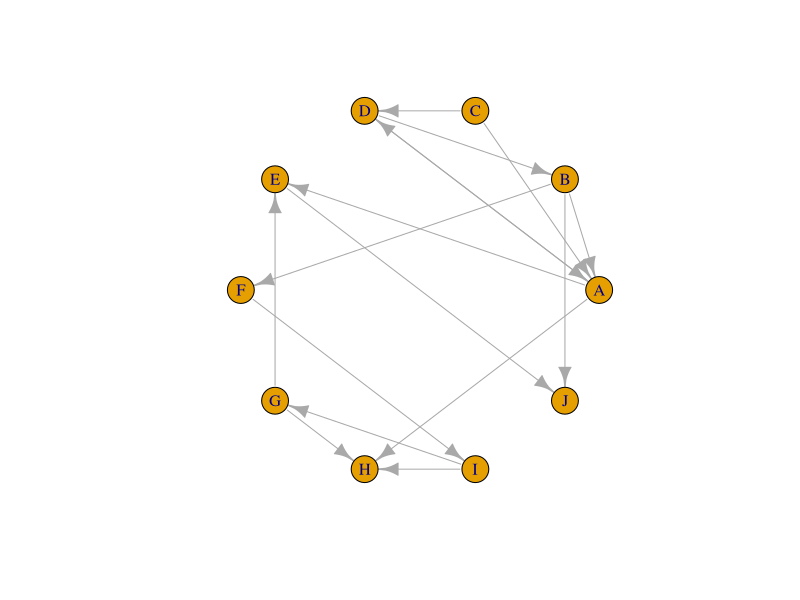
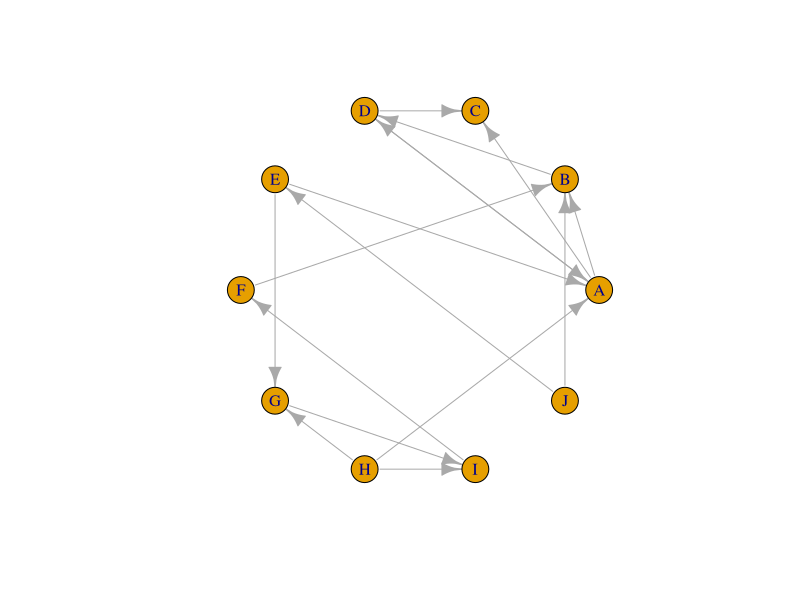
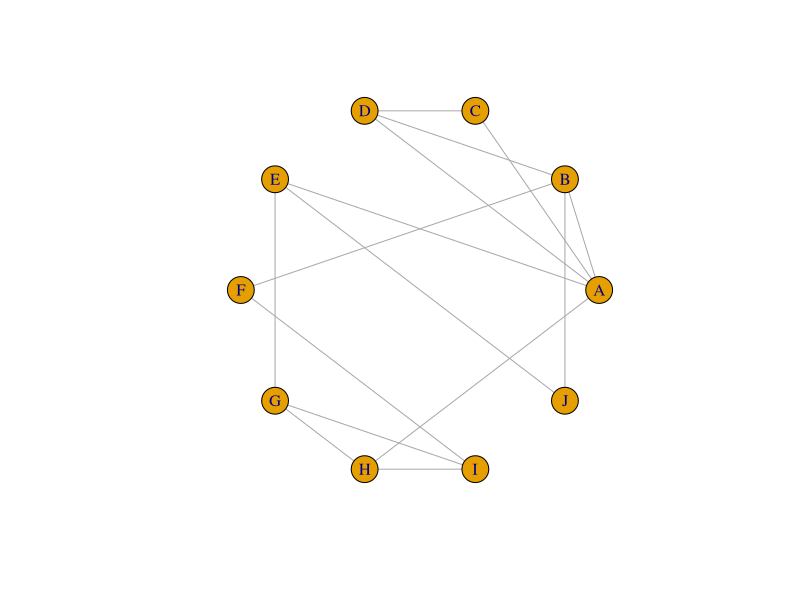
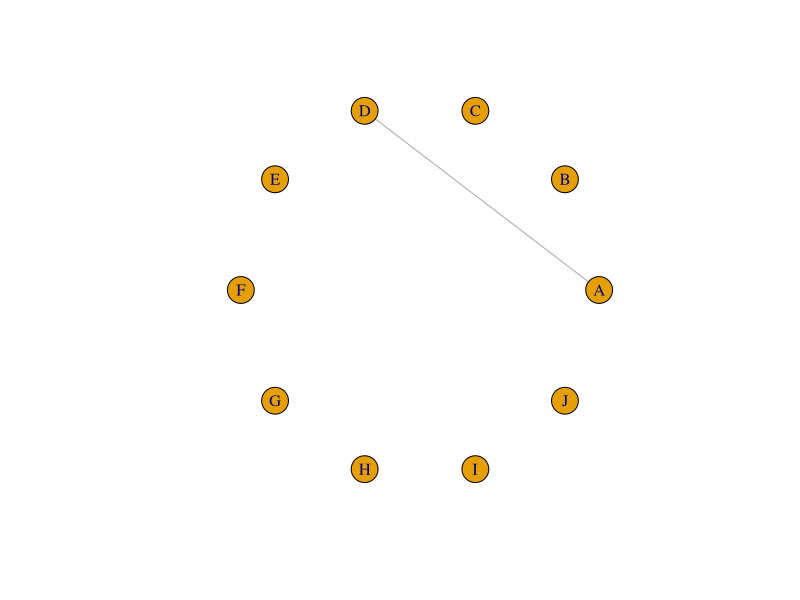
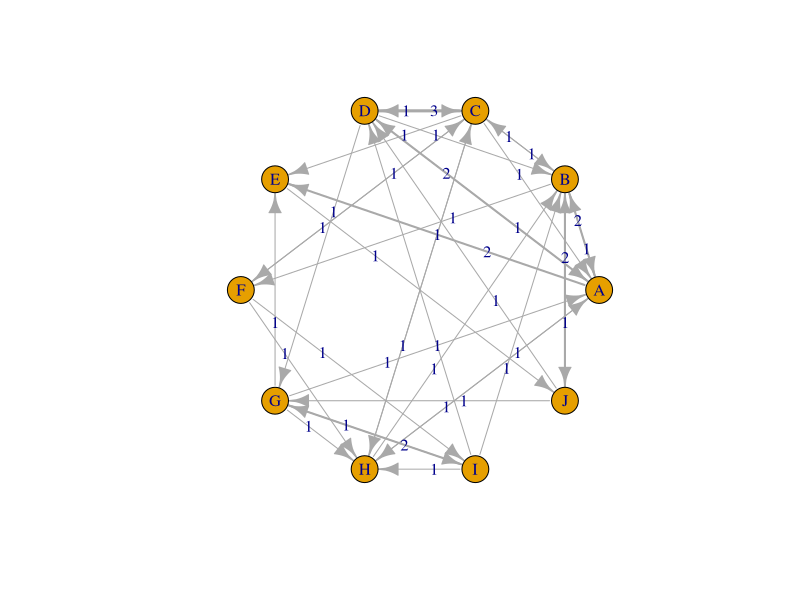
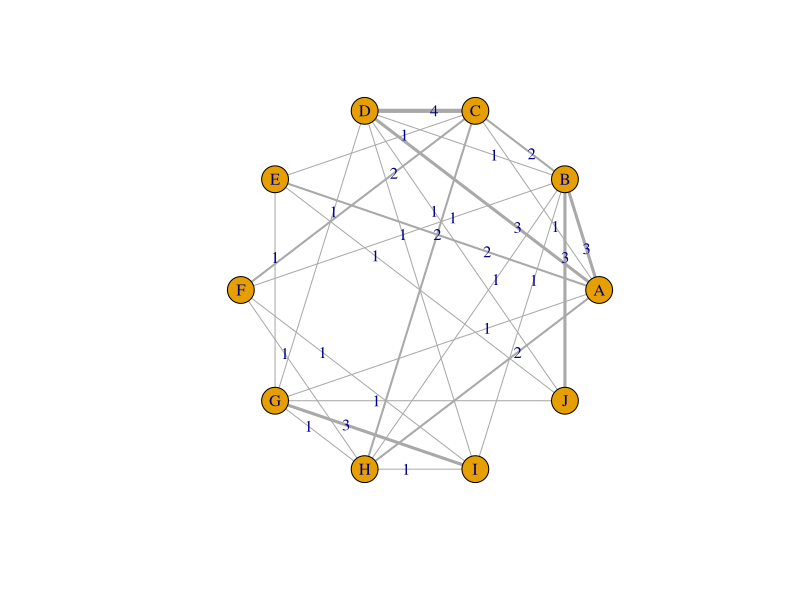
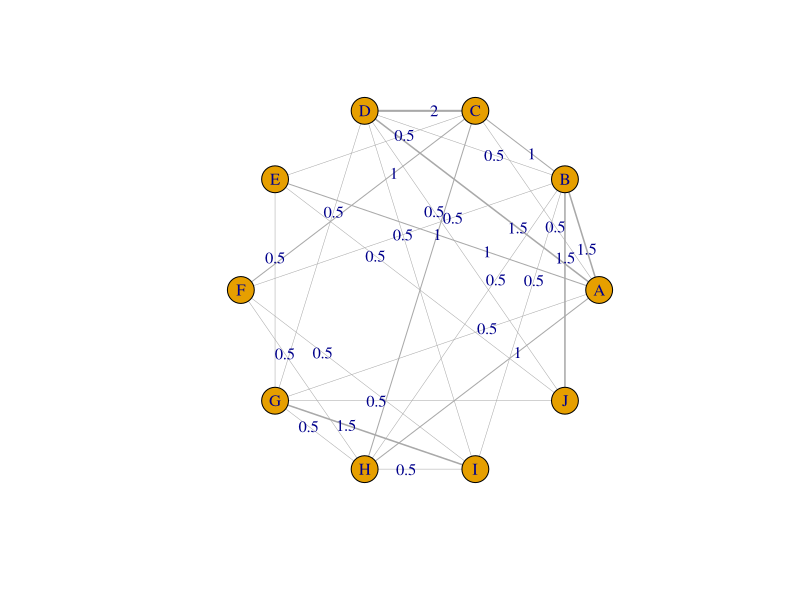
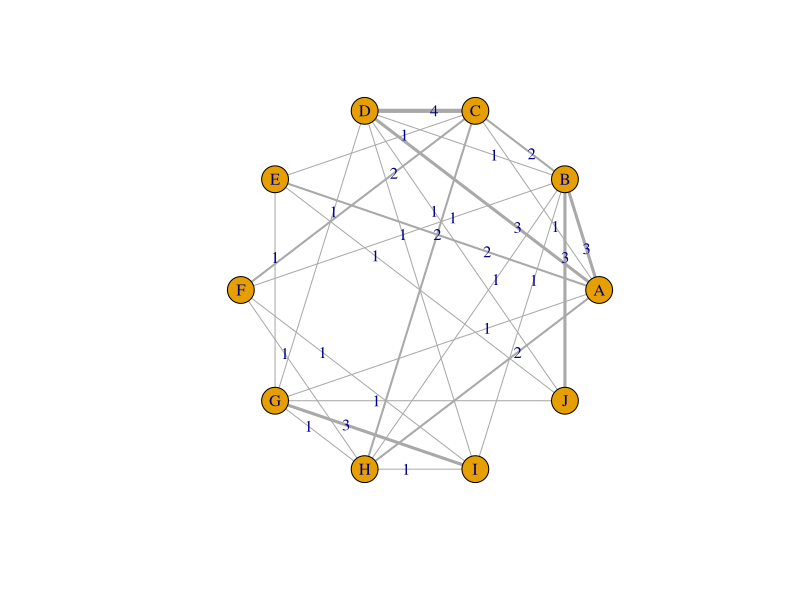

Write the R code that produced these figures, in order.
########################################################################################################################
## SOCIAL NETWORKS (SOBA221, 2019-20)
## Chapter 5, Data management
## R script written by J. Luis Estevez (University of Groningen)
## Date: May 4th, 2020
########################################################################################################################

# 1. GENERAL INFORMATION
# In this script we will learn how to perform some basic data transformations frequently used in social network analysis
# using R. The contents here corresponds to chapter 5 of the book 'Analyzing Social Networks' (second edition, 2017), by
# Borgatti, Everett and Johnson. We will not cover all the transformations in the book, but only those we judge as the 
# most important. For instance, we entirely omit sections 5.2 and 5.3, about how to import network data from other 
# pieces of software, or data with a format different than a matrix form (i.e., a node list or an edge list).
# Likewise, we won't cover sections 5.4.2 about imputing missing data, section 5.4.6 on combining nodes, section 5.5 on
# normalisation, and section 5.6 about cognitive network structures, 

########################################################################################################################

# 2. CREATING A NETWORK OBJECT
# We will start by 'making up' a network. Obviously, in actual research you will collect your data, not concoct it. 
# To make things simple for us, we will create a network of 10 individuals, and call those individuals 'a', 'b', ..., 'j'.
N <- 10 # Number of nodes in the network
names <- c('A', 'B', 'C', 'D', 'E', 'F', 'G', 'H', 'I', 'J') # Names of the nodes

set.seed(123) # this is only for all of us to have the same network
ties <- rbinom(n = N^2, size = 1, prob = .2) # We create a vector of ties randomly, drawing from a binomial distribution.
mtx <- matrix(data = ties, nrow = N, ncol = N, byrow = TRUE, dimnames = list(names, names)) # We arrange ties in a matrix
diag(mtx) <- NA # And we remove the diagonal (let's assume that the type of tie we are capturing cannot be to oneself)

# Let us see the matrix
print(mtx)

# We can observe that, in our matrix, node A chooses D, E and H (the 1s in A's row). Similarly, A is chosen by B, D and
# C (the 1s in a's column).

# To visualise our network, we can use the package 'igraph', for example. 
# If you have not installed this package yet, please, type in the console: install.packages('igraph')

library('igraph') # First, we load the package
grp <- graph_from_adjacency_matrix(mtx, mode = 'directed') # We transform the matrix into an igraph-class object
class(grp)
plot(grp, layout = layout_in_circle) # And, then, plot the network
# The layout in a circle is just for comparability reasons

########################################################################################################################

# 3. DATA TRANSFORMATIONS
# Let us now starts with some data-transformation

# 3.1. Matrix transposition
# Matrix transposition consists of switching rows for columns. In other words, for all the cells in a matrix, if (x, y)
# stands for the value that is in row x and column y, what we do is changed this values for the value that is in (y, x). 
# Visually, we flip the matrix over its diagonal.
# For matrix transposition, we need not use any addition package as the function 't()' does this for us.

mtx_t <- t(mtx) # mtx_t is the transposed of mtx
t(t(mtx)) # Obviously, the transposed of the transposed is the original matrix

# Visually we can see that the direction of the ties has been reverted. 
plot(graph_from_adjacency_matrix(mtx_t, mode = 'directed'), layout=layout_in_circle)

# 3.2. Symmetrising
# For symmetrising matrices, we will use the function 'symmetrize()', as defined in the package 'sna'.
# If you have not installed this package yet, please, type in the console: install.packages('sna')
library('sna')

# By symmetrising, what we do is getting rid of the directionality of ties. Rather than knowing whether A chooses B, or
# whether B chooses A, we simplify things to 'there is a tie between A and B'.
# As we saw in the lecture, there're several ways of symmetrising. For non-valued networks, two options are possible: 
# max-symmetrising (if at least one of the two actors reported a tie), and min-symmetrisising (only when both parties 
# reported the tie). In 'sna', we add the argument rule = 'weak' when we want max-symmetrising; and rule = 'strong' for 
# min-symmetrising.
# Let us max-symmetrise our network and visualise it:
mtx_sw <- symmetrize(mtx, rule = 'weak')
# For some reason, the function 'symmetrize()' removes the names of the nodes, so we add these again
rownames(mtx_sw) <- names
colnames(mtx_sw) <- names
plot(graph_from_adjacency_matrix(mtx_sw, mode = 'undirected'), layout=layout_in_circle)
# As we see, we have lost the direction of the ties

# Now, let us min-symmetrise the network
mtx_ss <- symmetrize(mtx, rule = 'strong')
rownames(mtx_ss) <- names
colnames(mtx_ss) <- names
plot(graph_from_adjacency_matrix(mtx_ss, mode = 'undirected'), layout = layout_in_circle)
# In this network, there is one single tie: A-D because in the original network this was the only reciprocated tie.

# We valued networks, we can decide whether we want the sum of (x,y) and (y,x), or the mean/minimum/maximum of the two 
# values, for instance. Unfortunately, the function 'symmetrize()' seems not be written to do this. In R we can always 
# write a function ourselves though.

# Let us create a valued network
set.seed(123) 
ties2 <- rbinom(n = N^2, size = 5, prob = .1) 
mtx_v <- matrix(data = ties2, nrow = N, ncol = N, byrow = TRUE, dimnames = list(names, names)) 
diag(mtx_v) <- NA 
mtx_v

# Hypotetically, in this network there may be values between 0 and 5. 
range(mtx_v, na.rm = TRUE) # In this particular case, we only have values between 0 and 3. 

grp_v <- graph_from_adjacency_matrix(mtx_v, mode = 'directed', weighted = TRUE, diag = FALSE)
plot(grp_v, edge.label = E(grp_v)$weight, edge.width = E(grp_v)$weight,  layout = layout_in_circle)

# Let's say, the number over the ties represents phone calls. For instance, A called B once, and B called A twice.
# If we wanted to dichotomised this network, we could decide that the tie between A and B just captures the number of 
# calls between the two, no matter who called whom. We can do this by simply adding the matrix with its transposed:
mtx_v_sum <- mtx_v + t(mtx_v)
grp_v_sum <- graph_from_adjacency_matrix(mtx_v_sum, mode = 'undirected', weighted = TRUE, diag = FALSE)
plot(grp_v_sum, edge.label = E(grp_v_sum)$weight, edge.width = E(grp_v_sum)$weight, layout = layout_in_circle)

# Let us say, however, that numbers capture the strength of the relation between two actors. In this case, we may
# be interested in the mean value of the tie between two actors:
mtx2 <- array(data = NA, dim = c(N, N, 2)) # this creates two matrices stuck to each other on a third dimension
mtx2[,,1] <- mtx_v # In a first layer with put our matrix
mtx2[,,2] <- t(mtx_v) # In the second layer, its transposed
mtx_v_mean <- apply(mtx2, c(1,2), mean, na.rm = TRUE)
diag(mtx_v_mean) <- NA
rownames(mtx_v_mean) <- names
colnames(mtx_v_mean) <- names
grp_v_mean <- graph_from_adjacency_matrix(mtx_v_mean, mode = 'undirected', weighted = TRUE, diag = FALSE)
plot(grp_v_mean, edge.label = E(grp_v_mean)$weight, edge.width = E(grp_v_mean)$weight, layout = layout_in_circle)

# Likewise, we could obtain the minimun value, or the maximum, for example.

# 3.3. Dichotomising
# Dichotomising is nothing but turning a valued network into a dichotomous network (0, 1). To do so, we need to decide 
# on a threehold value. For example, going back to our network of phone calls...
plot(grp_v_sum, edge.label = E(grp_v_sum)$weight, edge.width = E(grp_v_sum)$weight, layout = layout_in_circle)
# we may decide that we will consider that there is a tie between two actors if, at least, they shared two phone calls.

# Here, we write for you a function to dichotomise networks. Don't worry if you don't understand what it means  
dichotomise <- function(matrix,threshold){
  for(i in 1:nrow(matrix)){
    for(j in 1:ncol(matrix)){
      if(!is.na(matrix[i,j])){
        if(matrix[i,j] < threshold){
          matrix[i,j] <- 0
        }else{
          matrix[i,j] <- 1
        }
      }
    }
  }
  return(matrix)
}

# The important thing for us is that now we have a function in our enviroment that dichotomises matrices. This function
# has two arguments: matrix (the matrix we want to dichotomise), and thresold (the cut-point value).
# So, let's dichotomise our network of phone calls
mtx_dich <- dichotomise(mtx_v_sum, threshold = 2)
plot(graph_from_adjacency_matrix(mtx_dich, mode = 'undirected'), layout = layout_in_circle)

# 3.4 Combining networks
# In some cases, we have several relational measurements from the same set of nodes, and we may want to reduce the 
# information into one single measure. Say, for instance, that we have 3 networks capturing who beats whom, who mocks
# whom, and who insults whom. The three measures can be seen as different forms of bullying, so we decide to use the 
# three together to create a network of bullying.
set.seed(123)
beat <- matrix(rbinom(n = N^2, size = 1, prob = .05), nrow = N, ncol = N, byrow = TRUE, dimnames = list(names, names))   
plot(graph_from_adjacency_matrix(beat, mode = 'directed'), layout = layout_in_circle, diag = FALSE)
mock <- matrix(rbinom(n = N^2, size = 1, prob = .1), nrow = N, ncol = N, byrow = TRUE, dimnames = list(names, names))   
plot(graph_from_adjacency_matrix(mock, mode = 'directed'), layout = layout_in_circle, diag = FALSE)
# Because we did not remove the diagonal, observe that actor I mocks himself/herself
insult <- matrix(rbinom(n = N^2, size = 1, prob = .1), nrow = N, ncol = N, byrow = TRUE, dimnames = list(names, names))   
plot(graph_from_adjacency_matrix(insult, mode = 'directed'), layout = layout_in_circle, diag = FALSE)

# We can proceed in the same way as when we symmetrised networks. As matrix addition works cellwise, we can add the 
# three matrices together:
bully <- beat + mock + insult
# And then dichotomise
bully <- dichotomise(bully,1)  
plot(graph_from_adjacency_matrix(bully, mode = 'directed'), layout = layout_in_circle, diag = FALSE)

########################################################################################################################

# 4. MATCHING ATTRIBUTES AND NETWORKS
# Thus far, we have totally disregarded information about our actors themselves ('A', 'B', etc.). We don't know if A is 
# a man or a woman, which age s/he has, or whether s/he is Dutch or not, just to mention some common socio-demographic 
# variables. Let's create some information about these:
attr <- data.frame(names)
set.seed(123)
attr$gender <- sample(x = c('male', 'female'), size = N, replace = TRUE)
attr$age <- round(rnorm(N, mean = 21, sd = 4), digits = 0)
attr$dutch <- sample(x = c('yes', 'no'), size = N, replace = TRUE)
print(attr)
# Now, we know that A is a male, 28, and he is Dutch. D is a female, 18, and she is not Dutch.

# Let's use matrix mtx as a friendship network hereon
friend <- mtx        

# In igraph, we can add attributes to networks using: V(graph)$attribute.
fr_igraph <- graph_from_adjacency_matrix(friend, mode = 'directed') # First, we create an igraph-class object
V(fr_igraph)$gender <- attr$gender # Then, we add the attribute (e.g., gender)
V(fr_igraph)$age <- attr$age
V(fr_igraph)$dutch <- attr$dutch 

# Now, we can also plot the gender of each subject, their age, and whether s/he is Dutch or not:
fr_igraph
plot(fr_igraph, 
     vertex.color = ifelse(V(fr_igraph)$dutch == 'yes','orange','gray'),
     vertex.shape = ifelse(V(fr_igraph)$gender == 'female','circle','square'),
     vertex.size = V(fr_igraph)$age,
     layout = layout_in_circle)

# In sna, attributes are added using set.vertex.attribute().
fr_sna <- network(friend) # First, we create a network-class object
set.vertex.attribute(fr_sna, 'gender', attr$gender)
set.vertex.attribute(fr_sna, 'age', attr$age)
set.vertex.attribute(fr_sna, 'dutch', attr$dutch)
fr_sna

########################################################################################################################

# 5. CONVERTING ATTRIBUTES TO NETWORKS
# Finally, we will see how to convert attributes to networks.
# When we have an attribute like gender, we can easily create a matrix of ego's gender. This is done by repeating the 
# gender of the subject N (the number of nodes in the network) times by column:
matrix(rep(attr$gender, N), nrow = N, ncol = N, byrow = FALSE,  dimnames = list(names, names))
# To create a matrix of alter's gender, we just change the argument byrow to TRUE.
matrix(rep(attr$gender, N), nrow = N, ncol = N, byrow = TRUE,  dimnames = list(names, names))

# To create a matrix of same gender (1 if both actors are same sex, 0 otherwise), we wrote the following function you
# can use. Again, don't worry if you don't understand what it means.  
convert_mtx <- function(attribute,type = c('same','difference','abs. difference')){
  output <- matrix(data = NA, nrow = length(attribute), ncol = length(attribute), dimnames = list(names, names))
  for(i in 1:length(attribute)){
    for(j in 1:length(attribute)){
      
      if(type == 'same'){
        if(attribute[i] == attribute[j]){
          output[i,j] <- 1
        }else{
          output[i,j] <- 0
        }  
      }
      
      if(type == 'difference'){
        output[i,j] <- attribute[i] - attribute[j]
      }
      
      if(type == 'abs. difference'){
        output[i,j] <- abs(attribute[i] - attribute[j])
      }
      
    }
  }
  diag(output) <- NA
  return(output)
}

# You only need to know that you have a function 'convert_mtx' that needs of two arguments, the attribute you want to 
# turn into a matrix, and the type of conversion that you want to perform ('same' ,'difference' ,'abs. difference'). For 
# gender, we use 'same':
convert_mtx(attribute = attr$gender, type = 'same')

# If we wanted a network capturing the difference in age between every subject, we use the type 'abs. difference':
convert_mtx(attribute = attr$age, type = 'abs. difference')

# Finally, if we preferred the simple difference in age, we would have used 'difference':
convert_mtx(attribute = attr$age, type = 'difference')
